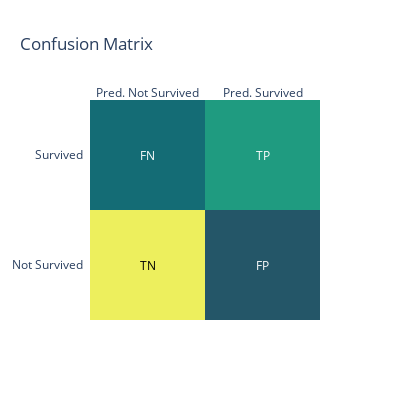

Source (notebook cell):
### Markdown cell above
### Plot Confusion Matrix

### Code cell
tn, fp, fn, tp = confusion_matrix(Y_test, y_pred).ravel()
print((tn, fp, fn, tp))

def plot_confusion_matrix(Y_true, Y_pred):
    cm = list(confusion_matrix(Y_true, y_pred))
    x = ['Pred. Not Survived', 'Pred. Survived']
    y = ['Not Survived', 'Survived']
    cm_text = [['TN', 'FP'], ['FN', 'TP']]
    fig = ff.create_annotated_heatmap(cm, x=x, y=y, annotation_text=cm_text, colorscale="aggrnyl")
    fig.update_layout(title="Confusion Matrix", width=400, height=400)
    fig.show()

plot_confusion_matrix(Y_test, y_pred)

### Figure 1 — Plotly figure (JSON) as saved in the notebook; plotly's stock layout.template omitted (floating-point values rounded to 4 significant figures)
{"data": [{"colorscale": [[0, "rgb(36, 86, 104)"], [0.1667, "rgb(15, 114, 121)"], [0.3333, "rgb(13, 143, 129)"], [0.5, "rgb(57, 171, 126)"], [0.6667, "rgb(110, 197, 116)"], [0.8333, "rgb(169, 220, 103)"], [1, "rgb(237, 239, 93)"]], "reversescale": false, "showscale": false, "type": "heatmap", "x": ["Pred. Not Survived", "Pred. Survived"], "y": ["Not Survived", "Survived"], "z": [[83, 21], [29, 46]]}], "layout": {"annotations": [{"font": {"color": "#000000"}, "showarrow": false, "text": "TN", "x": "Pred. Not Survived", "xref": "x", "y": "Not Survived", "yref": "y"}, {"font": {"color": "#FFFFFF"}, "showarrow": false, "text": "FP", "x": "Pred. Survived", "xref": "x", "y": "Not Survived", "yref": "y"}, {"font": {"color": "#FFFFFF"}, "showarrow": false, "text": "FN", "x": "Pred. Not Survived", "xref": "x", "y": "Survived", "yref": "y"}, {"font": {"color": "#FFFFFF"}, "showarrow": false, "text": "TP", "x": "Pred. Survived", "xref": "x", "y": "Survived", "yref": "y"}], "height": 400, "title": {"text": "Confusion Matrix"}, "width": 400, "xaxis": {"dtick": 1, "gridcolor": "rgb(0, 0, 0)", "side": "top", "ticks": ""}, "yaxis": {"dtick": 1, "ticks": "", "ticksuffix": "  "}}}
